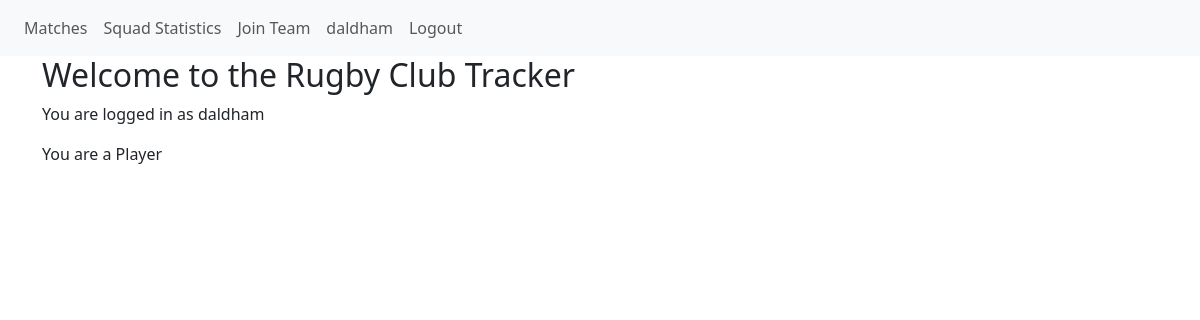
/ (signed in), run on an earlier commit of the app's database.
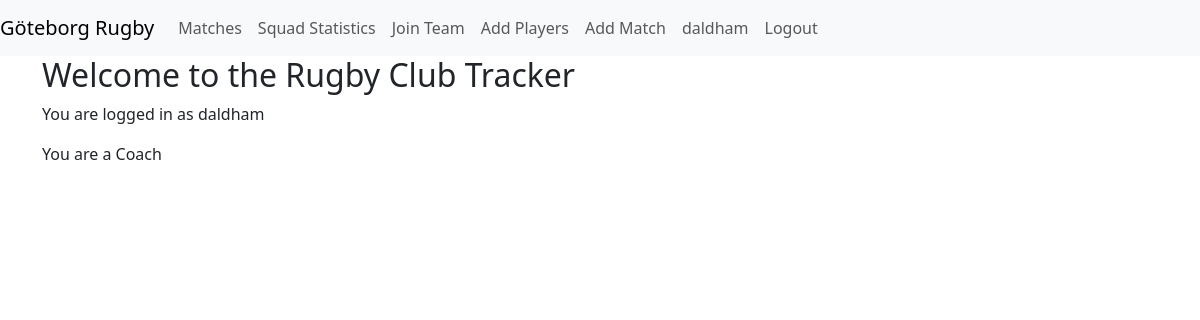
And on a later commit of the database.
### stats/models.py (models this page shows, shortened)
class MyUser(AbstractUser):
    coach = models.BooleanField(default=False)
    team = models.ForeignKey(Team, on_delete=models.CASCADE, null=True, blank=True)
    @property
    def is_coach(self):
        return self.coach

class Team(models.Model):
    name = models.CharField(max_length=30)
    invite_code = models.CharField(max_length=10, null=True, blank=True)

### stats/views.py (the view)
# urls.py: path('', views.index, name='index'),
def index(request):
    return render(request, 'index.html')

### stats/templates/index.html (shortened to what this page needs)
{% extends 'base.html' %}
{% block content %}
<div class="container">
    <h2>Welcome to the Rugby Club Tracker</h2>
    {% if user.is_authenticated %}
        <p>You are logged in as {{ user.username }}</p>
        {% if user.coach %}
            <p>You are a Coach</p>
        {% else %}
            <p>You are a Player</p>
        {% endif %}
    {% else %}
        <p>You are not logged in.</p>
        <a href="{% url 'login' %}">Log in</a> or <a href="{% url 'register' %}">register</a>
    {% endif %}
</div>
{% endblock %}

### stats/templates/base.html (shortened to what this page needs)
<!doctype html>
<html lang="en">
  <head>
    <link href="https://cdn.jsdelivr.net/npm/bootstrap@5.3.0-alpha1/dist/css/bootstrap.min.css" rel="stylesheet">
  </head>
  <body>
    <nav class="navbar navbar-expand-lg navbar-light bg-light">
        <div class="navbar-brand">
            {% if user.is_authenticated %}
                {{ user.team.name }}
            {% endif %}
        </div>
        <div class="collapse navbar-collapse" id="navbarNav">
            <ul class="navbar-nav mr-auto">
                <li class="nav-item">
                    <a class="nav-link" href="{% url 'matches' %}">Matches</a>
                </li>
                <li class="nav-item">
                    <a class="nav-link" href="{% url 'squad' %}">Squad Statistics</a>
                </li>
                <li class="nav-item">
                    <a class="nav-link" href="{% url 'join' %}">Join Team</a>
                </li>
                {% if user.is_authenticated and user.is_coach %}
                    <li class="nav-item">
                        <a class="nav-link" href="{% url 'add_players' %}">Add Players</a>
                    </li>
                    <li class="nav-item">
                        <a class="nav-link" href="{% url 'add_match' %}">Add Match</a>
                    </li>
                {% endif %}
            </ul>
            <ul class="navbar-nav">
                {% if user.is_authenticated %}
                <li class="nav-item">
                    <a class="nav-link" href="{% url 'index' %}">{{ user.username }}</a>
                </li>
                <li class="nav-item">
                    <a class="nav-link" href="{% url 'logout' %}">Logout</a>
                </li>
                {% endif %}
            </ul>
        </div>
    </nav>
    {% block content %}{% endblock %}
  </body>
</html>

What changed in the data, as far as the page shows it:
changed MyUser "daldham": team.name (not shown) → "Göteborg Rugby"; coach False → True (drawn)
Also different on the page:
text no longer shown: "You are a Player"
text now shown: "Add Players Add Match You are a Coach"
